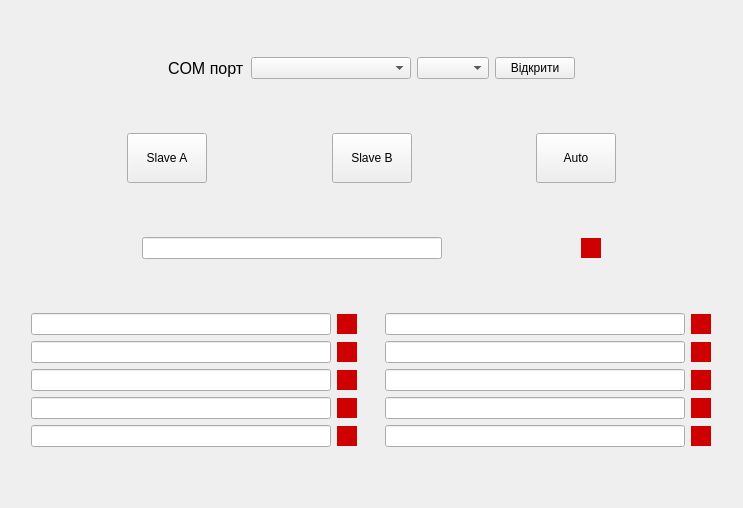
<?xml version="1.0" encoding="UTF-8"?>
<ui version="4.0">
 <class>MainWindow</class>
 <widget class="QMainWindow" name="MainWindow">
  <property name="geometry">
   <rect>
    <x>0</x>
    <y>0</y>
    <width>743</width>
    <height>508</height>
   </rect>
  </property>
  <property name="sizePolicy">
   <sizepolicy hsizetype="Fixed" vsizetype="Maximum">
    <horstretch>0</horstretch>
    <verstretch>0</verstretch>
   </sizepolicy>
  </property>
  <property name="windowTitle">
   <string>COM to AVR</string>
  </property>
  <widget class="QWidget" name="centralwidget">
   <layout class="QVBoxLayout" name="verticalLayout_2">
    <item>
     <layout class="QHBoxLayout" name="horizontalLayout">
      <item>
       <spacer name="horizontalSpacer">
        <property name="orientation">
         <enum>Qt::Horizontal</enum>
        </property>
        <property name="sizeHint" stdset="0">
         <size>
          <width>40</width>
          <height>20</height>
         </size>
        </property>
       </spacer>
      </item>
      <item>
       <widget class="QLabel" name="label">
        <property name="font">
         <font>
          <pointsize>12</pointsize>
         </font>
        </property>
        <property name="text">
         <string>COM порт</string>
        </property>
       </widget>
      </item>
      <item>
       <widget class="QComboBox" name="comComboBox">
        <property name="sizePolicy">
         <sizepolicy hsizetype="Expanding" vsizetype="Fixed">
          <horstretch>0</horstretch>
          <verstretch>0</verstretch>
         </sizepolicy>
        </property>
       </widget>
      </item>
      <item>
       <widget class="QComboBox" name="comboBox"/>
      </item>
      <item>
       <widget class="QPushButton" name="openComButton">
        <property name="text">
         <string>Відкрити</string>
        </property>
       </widget>
      </item>
      <item>
       <spacer name="horizontalSpacer_2">
        <property name="orientation">
         <enum>Qt::Horizontal</enum>
        </property>
        <property name="sizeHint" stdset="0">
         <size>
          <width>40</width>
          <height>20</height>
         </size>
        </property>
       </spacer>
      </item>
     </layout>
    </item>
    <item>
     <layout class="QHBoxLayout" name="horizontalLayout_2">
      <item>
       <spacer name="horizontalSpacer_3">
        <property name="orientation">
         <enum>Qt::Horizontal</enum>
        </property>
        <property name="sizeHint" stdset="0">
         <size>
          <width>40</width>
          <height>20</height>
         </size>
        </property>
       </spacer>
      </item>
      <item>
       <widget class="QPushButton" name="getSlaveA">
        <property name="sizePolicy">
         <sizepolicy hsizetype="Maximum" vsizetype="Maximum">
          <horstretch>0</horstretch>
          <verstretch>0</verstretch>
         </sizepolicy>
        </property>
        <property name="minimumSize">
         <size>
          <width>0</width>
          <height>0</height>
         </size>
        </property>
        <property name="maximumSize">
         <size>
          <width>100</width>
          <height>50</height>
         </size>
        </property>
        <property name="text">
         <string>Slave A</string>
        </property>
       </widget>
      </item>
      <item>
       <spacer name="horizontalSpacer_5">
        <property name="orientation">
         <enum>Qt::Horizontal</enum>
        </property>
        <property name="sizeType">
         <enum>QSizePolicy::Expanding</enum>
        </property>
        <property name="sizeHint" stdset="0">
         <size>
          <width>20</width>
          <height>20</height>
         </size>
        </property>
       </spacer>
      </item>
      <item>
       <widget class="QPushButton" name="getSlaveB">
        <property name="maximumSize">
         <size>
          <width>100</width>
          <height>50</height>
         </size>
        </property>
        <property name="text">
         <string>Slave B</string>
        </property>
       </widget>
      </item>
      <item>
       <spacer name="horizontalSpacer_4">
        <property name="orientation">
         <enum>Qt::Horizontal</enum>
        </property>
        <property name="sizeHint" stdset="0">
         <size>
          <width>40</width>
          <height>20</height>
         </size>
        </property>
       </spacer>
      </item>
      <item>
       <widget class="QPushButton" name="auto_2">
        <property name="maximumSize">
         <size>
          <width>100</width>
          <height>50</height>
         </size>
        </property>
        <property name="text">
         <string>Auto</string>
        </property>
       </widget>
      </item>
      <item>
       <spacer name="horizontalSpacer_6">
        <property name="orientation">
         <enum>Qt::Horizontal</enum>
        </property>
        <property name="sizeHint" stdset="0">
         <size>
          <width>40</width>
          <height>20</height>
         </size>
        </property>
       </spacer>
      </item>
     </layout>
    </item>
    <item>
     <layout class="QHBoxLayout" name="horizontalLayout_8">
      <item>
       <widget class="QLineEdit" name="slaveTextEdit">
        <property name="maximumSize">
         <size>
          <width>300</width>
          <height>16777215</height>
         </size>
        </property>
       </widget>
      </item>
      <item>
       <widget class="QLabel" name="slaveTextIndicator">
        <property name="maximumSize">
         <size>
          <width>20</width>
          <height>20</height>
         </size>
        </property>
        <property name="styleSheet">
         <string notr="true">background-color: rgb(206, 0, 0);</string>
        </property>
        <property name="text">
         <string/>
        </property>
       </widget>
      </item>
     </layout>
    </item>
    <item>
     <layout class="QHBoxLayout" name="horizontalLayout_9">
      <item>
       <layout class="QVBoxLayout" name="verticalLayout">
        <item>
         <layout class="QHBoxLayout" name="horizontalLayout_3">
          <item>
           <widget class="QLineEdit" name="slaveAText0">
            <property name="maximumSize">
             <size>
              <width>300</width>
              <height>16777215</height>
             </size>
            </property>
           </widget>
          </item>
          <item>
           <widget class="QLabel" name="slaveAIndicator0">
            <property name="maximumSize">
             <size>
              <width>20</width>
              <height>20</height>
             </size>
            </property>
            <property name="autoFillBackground">
             <bool>false</bool>
            </property>
            <property name="styleSheet">
             <string notr="true">background-color: rgb(206, 0, 0);</string>
            </property>
            <property name="text">
             <string/>
            </property>
           </widget>
          </item>
         </layout>
        </item>
        <item>
         <layout class="QHBoxLayout" name="horizontalLayout_4">
          <item>
           <widget class="QLineEdit" name="slaveAText1">
            <property name="maximumSize">
             <size>
              <width>300</width>
              <height>16777215</height>
             </size>
            </property>
           </widget>
          </item>
          <item>
           <widget class="QLabel" name="slaveAIndicator1">
            <property name="maximumSize">
             <size>
              <width>20</width>
              <height>20</height>
             </size>
            </property>
            <property name="styleSheet">
             <string notr="true">background-color: rgb(206, 0, 0);</string>
            </property>
            <property name="text">
             <string/>
            </property>
           </widget>
          </item>
         </layout>
        </item>
        <item>
         <layout class="QHBoxLayout" name="horizontalLayout_5">
          <item>
           <widget class="QLineEdit" name="slaveAText2">
            <property name="maximumSize">
             <size>
              <width>300</width>
              <height>16777215</height>
             </size>
            </property>
           </widget>
          </item>
          <item>
           <widget class="QLabel" name="slaveAIndicator2">
            <property name="maximumSize">
             <size>
              <width>20</width>
              <height>20</height>
             </size>
            </property>
            <property name="styleSheet">
             <string notr="true">background-color: rgb(206, 0, 0);</string>
            </property>
            <property name="text">
             <string/>
            </property>
           </widget>
          </item>
         </layout>
        </item>
        <item>
         <layout class="QHBoxLayout" name="horizontalLayout_6">
          <item>
           <widget class="QLineEdit" name="slaveAText3">
            <property name="maximumSize">
             <size>
              <width>300</width>
              <height>16777215</height>
             </size>
            </property>
           </widget>
          </item>
          <item>
           <widget class="QLabel" name="slaveAIndicator3">
            <property name="maximumSize">
             <size>
              <width>20</width>
              <height>20</height>
             </size>
            </property>
            <property name="styleSheet">
             <string notr="true">background-color: rgb(206, 0, 0);</string>
            </property>
            <property name="text">
             <string/>
            </property>
           </widget>
          </item>
         </layout>
        </item>
        <item>
         <layout class="QHBoxLayout" name="horizontalLayout_7">
          <item>
           <widget class="QLineEdit" name="slaveAText4">
            <property name="maximumSize">
             <size>
              <width>300</width>
              <height>16777215</height>
             </size>
            </property>
           </widget>
          </item>
          <item>
           <widget class="QLabel" name="slaveAIndicator4">
            <property name="maximumSize">
             <size>
              <width>20</width>
              <height>20</height>
             </size>
            </property>
            <property name="styleSheet">
             <string notr="true">background-color: rgb(206, 0, 0);</string>
            </property>
            <property name="text">
             <string/>
            </property>
           </widget>
          </item>
         </layout>
        </item>
       </layout>
      </item>
      <item>
       <layout class="QVBoxLayout" name="verticalLayout_3">
        <item>
         <layout class="QHBoxLayout" name="horizontalLayout_10">
          <item>
           <widget class="QLineEdit" name="slaveBText0">
            <property name="maximumSize">
             <size>
              <width>300</width>
              <height>16777215</height>
             </size>
            </property>
           </widget>
          </item>
          <item>
           <widget class="QLabel" name="slaveBIndicator0">
            <property name="maximumSize">
             <size>
              <width>20</width>
              <height>20</height>
             </size>
            </property>
            <property name="styleSheet">
             <string notr="true">background-color: rgb(206, 0, 0);</string>
            </property>
            <property name="text">
             <string/>
            </property>
           </widget>
          </item>
         </layout>
        </item>
        <item>
         <layout class="QHBoxLayout" name="horizontalLayout_11">
          <item>
           <widget class="QLineEdit" name="slaveBText1">
            <property name="maximumSize">
             <size>
              <width>300</width>
              <height>16777215</height>
             </size>
            </property>
           </widget>
          </item>
          <item>
           <widget class="QLabel" name="slaveBIndicator1">
            <property name="maximumSize">
             <size>
              <width>20</width>
              <height>20</height>
             </size>
            </property>
            <property name="styleSheet">
             <string notr="true">background-color: rgb(206, 0, 0);</string>
            </property>
            <property name="text">
             <string/>
            </property>
           </widget>
          </item>
         </layout>
        </item>
        <item>
         <layout class="QHBoxLayout" name="horizontalLayout_12">
          <item>
           <widget class="QLineEdit" name="slaveBText2">
            <property name="maximumSize">
             <size>
              <width>300</width>
              <height>16777215</height>
             </size>
            </property>
           </widget>
          </item>
          <item>
           <widget class="QLabel" name="slaveBIndicator2">
            <property name="maximumSize">
             <size>
              <width>20</width>
              <height>20</height>
             </size>
            </property>
            <property name="styleSheet">
             <string notr="true">background-color: rgb(206, 0, 0);</string>
            </property>
            <property name="text">
             <string/>
            </property>
           </widget>
          </item>
         </layout>
        </item>
        <item>
         <layout class="QHBoxLayout" name="horizontalLayout_13">
          <item>
           <widget class="QLineEdit" name="slaveBText3">
            <property name="maximumSize">
             <size>
              <width>300</width>
              <height>16777215</height>
             </size>
            </property>
           </widget>
          </item>
          <item>
           <widget class="QLabel" name="slaveBIndicator3">
            <property name="maximumSize">
             <size>
              <width>20</width>
              <height>20</height>
             </size>
            </property>
            <property name="styleSheet">
             <string notr="true">background-color: rgb(206, 0, 0);</string>
            </property>
            <property name="text">
             <string/>
            </property>
           </widget>
          </item>
         </layout>
        </item>
        <item>
         <layout class="QHBoxLayout" name="horizontalLayout_14">
          <item>
           <widget class="QLineEdit" name="slaveBText4">
            <property name="maximumSize">
             <size>
              <width>300</width>
              <height>16777215</height>
             </size>
            </property>
           </widget>
          </item>
          <item>
           <widget class="QLabel" name="slaveBIndicator4">
            <property name="maximumSize">
             <size>
              <width>20</width>
              <height>20</height>
             </size>
            </property>
            <property name="styleSheet">
             <string notr="true">background-color: rgb(206, 0, 0);</string>
            </property>
            <property name="text">
             <string/>
            </property>
           </widget>
          </item>
         </layout>
        </item>
       </layout>
      </item>
     </layout>
    </item>
   </layout>
  </widget>
 </widget>
 <resources/>
 <connections/>
</ui>
